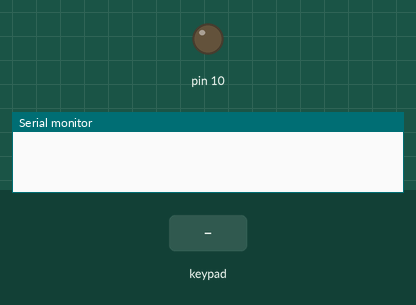
This sketch was run on a simulated Arduino Uno, built with avr-gcc and run on an emulated ATmega328P. On the bench: output pins drawn as LEDs (lit = HIGH), the last lines printed to the serial monitor. The test bench sets the inputs (shaded band).

Above: at 1.2 s.
1.3 s: keypad keys 5 4 3 2 pressed 0.4 s apart
At 3.2 s:
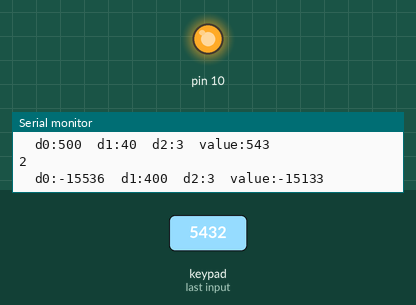
12.4 s: keypad keys 5 4 3 2 * pressed 0.4 s apart
Timing chart, 0 to 15.4 s (numbered marks = the images above; inputs shaded):
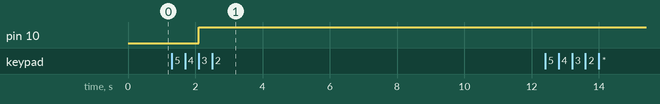

The sketch:

sketch12_HelloKeypad.ino
```cpp
/* @file HelloKeypad.pde
  || @version 1.0
  || @author Alexander Brevig
  || @contact alexanderbrevig@gmail.com
  ||
  || @description
  || | Demonstrates the simplest use of the matrix Keypad library.
  || #
*/
#include <Keypad.h>
char a[3];
int x;
int count = 0;

int digit[3];
int n = 0;
int value;

const byte ROWS = 4; //four rows
const byte COLS = 4; //three columns
char keys[ROWS][COLS] = {
  {'1', '2', '3', 'A'},
  {'4', '5', '6', 'B'},
  {'7', '8', '9', 'C'},
  {'*', '0', '#', 'D'}
};
byte rowPins[ROWS] = {5, 4, 3, 2}; //connect to the row pinouts of the keypad
byte colPins[COLS] = {9, 8, 7, 6}; //connect to the column pinouts of the keypad

Keypad keypad = Keypad( makeKeymap(keys), rowPins, colPins, ROWS, COLS );

void setup() {
  Serial.begin(9600);
  pinMode(10, OUTPUT);
}

void loop() {
  char key = keypad.getKey();

  /*
    if (key){
    Serial.println(key);
    if(count < 3){
      a[count] = key;
      count++;
    }
    if(count == 3){
      int result = atoi(a);
      Serial.println(result);
      count = 0;
    }
    }
  */

  if (key) {
    Serial.println(key);

    digit[n] = key - 48;
    n = n + 1;
    if (n > 2) {
      digit[0] = digit[0] * 100;
      digit[1] = digit[1] * 10;
      digit[2] = digit[2] * 1;

      value = digit[0] + digit[1] + digit[2];
      analogWrite(10, value);
    }
    Serial.print("  d0:");
    Serial.print(digit[0]);
    Serial.print("  d1:");
    Serial.print(digit[1]);
    Serial.print("  d2:");
    Serial.print(digit[2]);
    Serial.print("  value:");
    Serial.println(value);
  }


}
```

Measured:
- after the input at 1.3 s, pin 10: LOW → HIGH after 0.81 s
